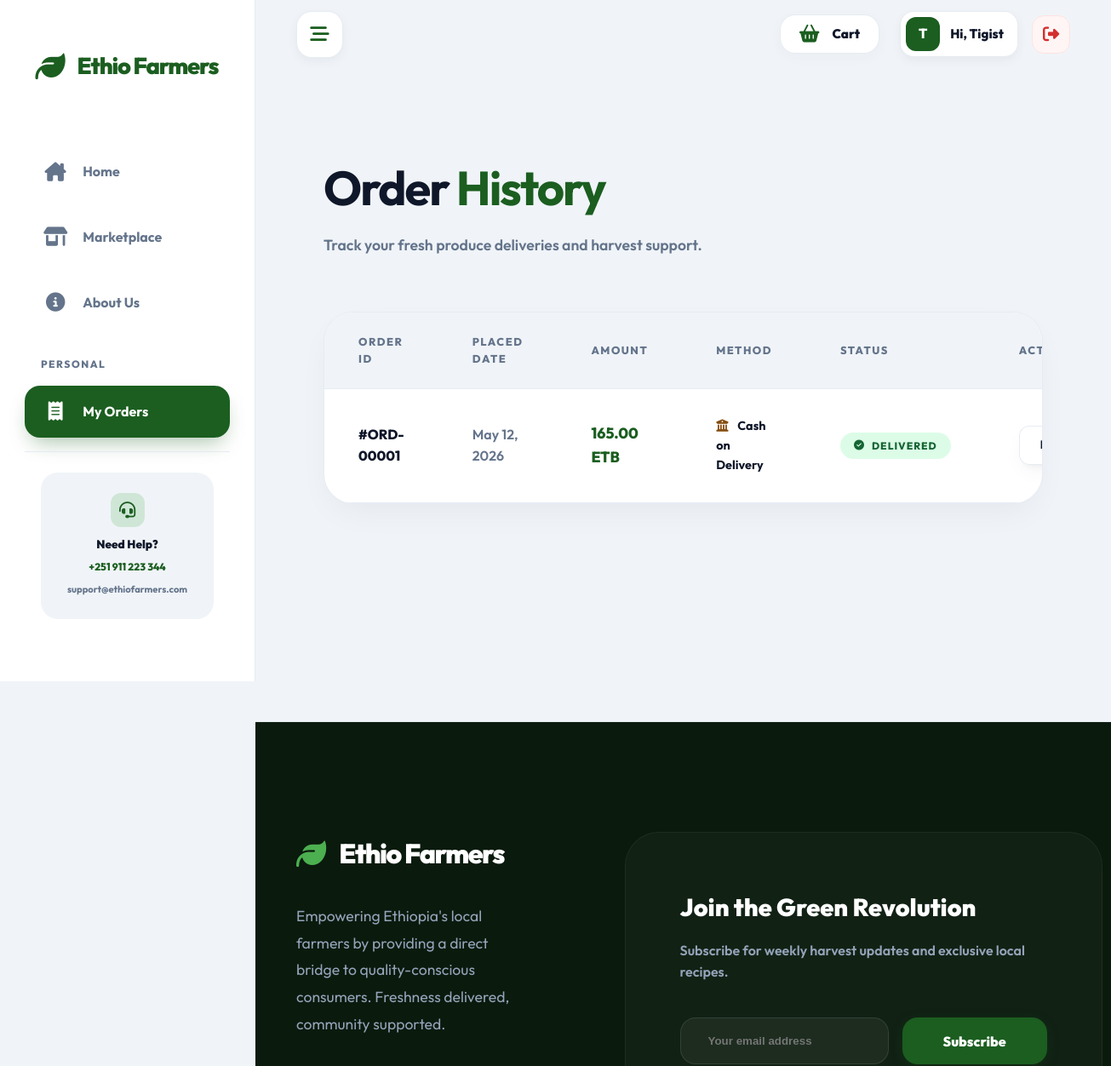
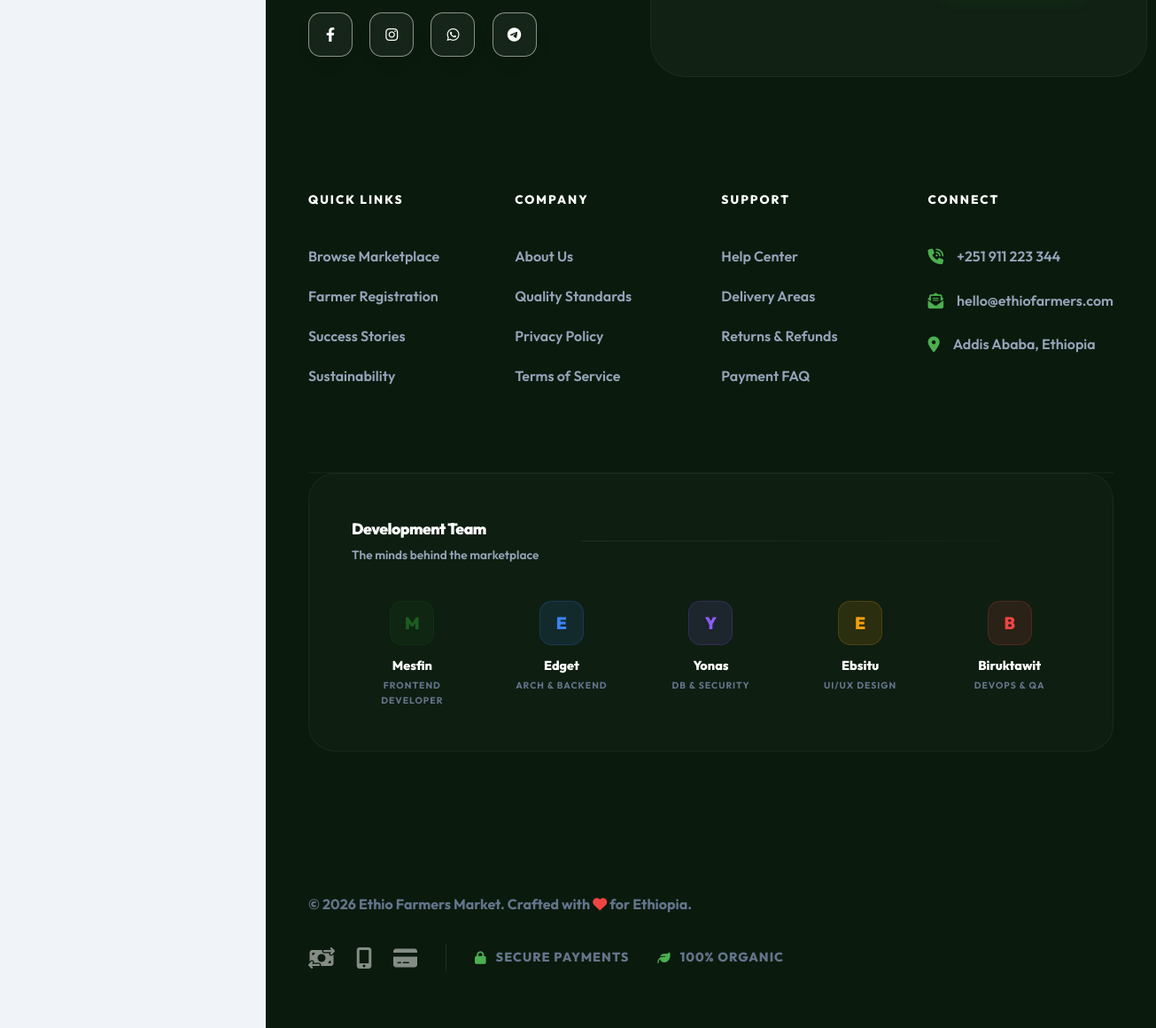
The app's page /order-history.php (signed in) with its own data (2 pictures, top to bottom).
### tables this page shows
CREATE TABLE IF NOT EXISTS orders (
    id INT AUTO_INCREMENT PRIMARY KEY,
    customer_id INT NOT NULL,
    total_amount DECIMAL(10,2) NOT NULL,
    status ENUM('pending','processing','shipped','delivered','cancelled') DEFAULT 'pending',
    shipping_address TEXT,
    payment_method VARCHAR(50) DEFAULT 'Cash on Delivery',
    created_at TIMESTAMP DEFAULT CURRENT_TIMESTAMP,
    FOREIGN KEY (customer_id) REFERENCES users(id)
);

### includes/functions.php (called while the page is built, shortened)
<?php
function formatCurrency(float|int $amount): string
{
    return number_format($amount, 2) . " ETB";
}

### public/order-history.php (the view, shortened to what this page needs)
<?php
require_once __DIR__ . '/../includes/header.php';
require_once __DIR__ . '/../config/database.php';
$user_id = $_SESSION['user_id'];
$stmt = $pdo->prepare("SELECT * FROM orders WHERE customer_id = ? ORDER BY created_at DESC");
$stmt->execute([$user_id]);
$orders = $stmt->fetchAll();
?>
<div style="max-width: 1400px; margin: 0 auto; padding: 4rem 3rem;" class="animate-fade-up">
    <div style="margin-bottom: 4rem;">
        <h1 style="font-size: 3.5rem; letter-spacing: -2px; margin-bottom: 0.5rem;">Order <span style="color: var(--primary);">History</span></h1>
        <p style="color: var(--text-muted); font-weight: 600; font-size: 1.1rem;">Track your fresh produce deliveries and harvest support.</p>
    </div>
    <?php if (empty($orders)): ?>
        <div class="premium-card" style="text-align: center; padding: 8rem 2rem; border-radius: 40px;">
            <div style="font-size: 6rem; color: var(--primary-glow); margin-bottom: 2rem;" class="floating">
                <i class="fas fa-box-archive"></i>
            </div>
            <h2 style="font-size: 2.5rem; margin-bottom: 1rem;">No orders found</h2>
            <p style="color: var(--text-muted); font-size: 1.1rem; max-width: 400px; margin: 0 auto 3rem;">You haven't made any purchases yet. Your journey to fresh Ethiopian produce starts at the market.</p>
            <a href="<?php echo url('public/products.php'); ?>" class="btn btn-primary" style="padding: 1.2rem 3.5rem; font-size: 1.1rem; border-radius: 20px;">
                Visit Marketplace
            </a>
        </div>
    <?php else: ?>
        <div class="premium-card" style="padding: 0; border-radius: 35px; overflow: hidden;">
            <div style="overflow-x: auto;">
                <table style="width: 100%; border-collapse: collapse; min-width: 900px;">
                    <thead>
                        <tr style="text-align: left; background: var(--bg-main); color: var(--text-muted); border-bottom: 1px solid var(--border-light);">
                            <th style="padding: 1.5rem 2.5rem; font-size: 0.8rem; text-transform: uppercase; letter-spacing: 1.5px; font-weight: 800;">Order ID</th>
                            <th style="padding: 1.5rem 2.5rem; font-size: 0.8rem; text-transform: uppercase; letter-spacing: 1.5px; font-weight: 800;">Placed Date</th>
                            <th style="padding: 1.5rem 2.5rem; font-size: 0.8rem; text-transform: uppercase; letter-spacing: 1.5px; font-weight: 800;">Amount</th>
                            <th style="padding: 1.5rem 2.5rem; font-size: 0.8rem; text-transform: uppercase; letter-spacing: 1.5px; font-weight: 800;">Method</th>
                            <th style="padding: 1.5rem 2.5rem; font-size: 0.8rem; text-transform: uppercase; letter-spacing: 1.5px; font-weight: 800;">Status</th>
                            <th style="padding: 1.5rem 2.5rem; font-size: 0.8rem; text-transform: uppercase; letter-spacing: 1.5px; font-weight: 800;">Actions</th>
                        </tr>
                    </thead>
                    <tbody>
                        <?php foreach ($orders as $order): ?>
                            <tr style="border-bottom: 1px solid var(--border-light); transition: var(--transition);" onmouseover="this.style.background='#fbfcfe'" onmouseout="this.style.background='transparent'">
                                <td style="padding: 2rem 2.5rem;">
                                    <div style="font-weight: 800; color: var(--text-main);">#ORD-<?php echo str_pad($order['id'], 5, '0', STR_PAD_LEFT); ?></div>
                                </td>
                                <td style="padding: 2rem 2.5rem;">
                                    <div style="font-weight: 600; color: var(--text-muted);"><?php echo date("M d, Y", strtotime($order['created_at'])); ?></div>
                                </td>
                                <td style="padding: 2rem 2.5rem;">
                                    <div style="font-weight: 800; color: var(--primary); font-size: 1.1rem;"><?php echo formatCurrency($order['total_amount']); ?></div>
                                </td>
                                <td style="padding: 2rem 2.5rem;">
                                    <div style="font-weight: 700; color: var(--text-main); font-size: 0.9rem;">
                                        <?php if($order['payment_method'] == 'Telebirr'): ?>
                                            <i class="fas fa-mobile-screen-button" style="margin-right: 8px; color: var(--primary);"></i>
                                        <?php else: ?>
                                            <i class="fas fa-building-columns" style="margin-right: 8px; color: #854d0e;"></i>
                                        <?php endif; ?>
                                        <?php echo htmlspecialchars($order['payment_method']); ?>
                                    </div>
                                </td>
                                <td style="padding: 2rem 2.5rem;">
                                    <?php
                                        $status_class = '';
                                        $icon = 'fa-clock';
                                        if ($order['status'] == 'pending') {
                                            $status_class = 'background: #fffbeb; color: #92400e;';
                                            $icon = 'fa-clock-rotate-left';
                                        } elseif ($order['status'] == 'delivered') {
                                            $status_class = 'background: #dcfce7; color: #166534;';
                                            $icon = 'fa-circle-check';
                                        } else {
                                            $status_class = 'background: #f1f5f9; color: #475569;';
                                            $icon = 'fa-truck-fast';
                                        }
                                    ?>
                                    <span style="<?php echo $status_class; ?> padding: 6px 16px; border-radius: 50px; font-size: 0.75rem; font-weight: 800; text-transform: uppercase; letter-spacing: 1px; display: inline-flex; align-items: center; gap: 8px;">
                                        <i class="fas <?php echo $icon; ?>"></i> <?php echo $order['status']; ?>
                                    </span>
                                </td>
                                <td style="padding: 2rem 2.5rem;">
                                    <a href="#" class="btn glass" style="padding: 0.7rem 1.5rem; font-size: 0.85rem; font-weight: 800; border: 1.5px solid var(--border-light); border-radius: 12px;">
                                    </a>
                                </td>
                            </tr>
                        <?php endforeach; ?>
                    </tbody>
                </table>
            </div>
        </div>
    <?php endif; ?>
</div>
<?php require_once __DIR__ . '/../includes/footer.php'; ?>

### assets/css/style.css (style rules this page uses)
:root { --primary: #1b5e20; --primary-light: #4caf50; --primary-glow: rgba(76, 175, 80, 0.2); --secondary: #fbc02d; --accent: #d32f2f; --bg-main: #f0f4f8; --white: #ffffff; --text-main: #0f172a; --text-muted: #64748b; --border-light: rgba(226, 232, 240, 0.8); --glass-white: rgba(255, 255, 255, 0.7); --glass-border: rgba(255, 255, 255, 0.5); --shadow-soft: 0 10px 25px -5px rgba(0, 0, 0, 0.05), 0 8px 10px -6px rgba(0, 0, 0, 0.05); --shadow-premium: 0 20px 50px rgba(0, 0, 0, 0.1); --sidebar-width: 300px; --sidebar-collapsed: 100px; --radius-lg: 24px; --radius-md: 16px; --transition: all 0.5s cubic-bezier(0.16, 1, 0.3, 1); }
* { margin: 0; padding: 0; box-sizing: border-box; }
body { font-family: 'Outfit', sans-serif; background-color: var(--bg-main); color: var(--text-main); line-height: 1.6; overflow-x: hidden; -webkit-font-smoothing: antialiased; }
a { text-decoration: none; color: inherit; }
.animate-fade-up { animation: fadeInUp 0.8s ease forwards; }
.glass { background: var(--glass-white); -webkit-backdrop-filter: blur(15px); backdrop-filter: blur(15px); border: 1px solid var(--glass-border); box-shadow: var(--shadow-soft); }
.btn { display: inline-flex; align-items: center; justify-content: center; gap: 12px; padding: 1.2rem 2.5rem; border-radius: 20px; font-weight: 800; cursor: pointer; border: none; transition: var(--transition); font-family: inherit; font-size: 1rem; text-decoration: none; }
.premium-card { background: var(--white); border-radius: 35px; padding: 3.5rem; box-shadow: 0 15px 40px -10px rgba(0,0,0,0.06); border: 1px solid var(--border-light); transition: var(--transition); }

### records on screen
orders: id "00001", created_at "May 12, 2026", total_amount "165.00 ETB", payment_method "Cash on Delivery", status "DELIVERED"

### other values on screen
substr($_SESSION['full_name'], 0, 1) "T"
explode(' ', $_SESSION['full_name'])[0] "Tigist"
substr($member['name'], 0, 1) "M"
$member['name'] "Mesfin"
$member['role'] "FRONTEND DEVELOPER"
substr($member['name'], 0, 1) "E"
$member['name'] "Edget"
$member['role'] "ARCH & BACKEND"
substr($member['name'], 0, 1) "Y"
$member['name'] "Yonas"
$member['role'] "DB & SECURITY"
$member['name'] "Ebsitu"
$member['role'] "UI/UX DESIGN"
substr($member['name'], 0, 1) "B"
$member['name'] "Biruktawit"
